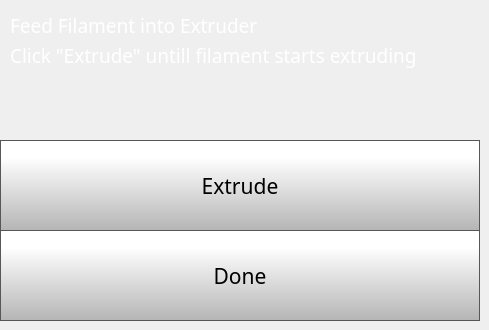
    <widget class="QWidget" name="changeFilamentExtrudePage">
     <widget class="QLabel" name="feedFilamentlabel">
      <property name="geometry">
       <rect>
        <x>10</x>
        <y>10</y>
        <width>461</width>
        <height>31</height>
       </rect>
      </property>
      <property name="font">
       <font>
        <family>Gotham Light</family>
        <pointsize>14</pointsize>
        <weight>50</weight>
        <bold>false</bold>
       </font>
      </property>
      <property name="styleSheet">
       <string notr="true">color: rgb(255, 255, 255);
background-color: rgba(255, 255, 255, 0);</string>
      </property>
      <property name="text">
       <string>Feed Filament into Extruder</string>
      </property>
     </widget>
     <widget class="QPushButton" name="loadDoneButton">
      <property name="geometry">
       <rect>
        <x>0</x>
        <y>230</y>
        <width>480</width>
        <height>91</height>
       </rect>
      </property>
      <property name="font">
       <font>
        <family>Gotham</family>
        <pointsize>16</pointsize>
       </font>
      </property>
      <property name="styleSheet">
       <string notr="true">QPushButton {
     border: 1px solid rgb(87, 87, 87);
	background-color: qlineargradient(spread:pad, x1:0, y1:1, x2:0, y2:0.188, stop:0 rgba(180, 180, 180, 255), stop:1 rgba(255, 255, 255, 255));


}

QPushButton:pressed {
    background-color: qlineargradient(x1: 0, y1: 0, x2: 0, y2: 1,
                                      stop: 0 #dadbde, stop: 1 #f6f7fa);
}

QPushButton:flat {
    border: none; /* no border for a flat push button */
}

QPushButton:default {
    border-color: navy; /* make the default button prominent */
}

QPushButton:focus {
	outline: none;
}</string>
      </property>
      <property name="text">
       <string>Done</string>
      </property>
      <property name="iconSize">
       <size>
        <width>40</width>
        <height>40</height>
       </size>
      </property>
     </widget>
     <widget class="QPushButton" name="ExtrudeButton">
      <property name="geometry">
       <rect>
        <x>0</x>
        <y>140</y>
        <width>480</width>
        <height>91</height>
       </rect>
      </property>
      <property name="font">
       <font>
        <family>Gotham</family>
        <pointsize>16</pointsize>
       </font>
      </property>
      <property name="styleSheet">
       <string notr="true">QPushButton {
     border: 1px solid rgb(87, 87, 87);
	background-color: qlineargradient(spread:pad, x1:0, y1:1, x2:0, y2:0.188, stop:0 rgba(180, 180, 180, 255), stop:1 rgba(255, 255, 255, 255));


}

QPushButton:pressed {
    background-color: qlineargradient(x1: 0, y1: 0, x2: 0, y2: 1,
                                      stop: 0 #dadbde, stop: 1 #f6f7fa);
}

QPushButton:flat {
    border: none; /* no border for a flat push button */
}

QPushButton:default {
    border-color: navy; /* make the default button prominent */
}

QPushButton:focus {
	outline: none;
}</string>
      </property>
      <property name="text">
       <string>Extrude</string>
      </property>
      <property name="iconSize">
       <size>
        <width>40</width>
        <height>40</height>
       </size>
      </property>
     </widget>
     <widget class="QLabel" name="feedFilamentlabel_2">
      <property name="geometry">
       <rect>
        <x>10</x>
        <y>40</y>
        <width>461</width>
        <height>31</height>
       </rect>
      </property>
      <property name="font">
       <font>
        <family>Gotham Light</family>
        <pointsize>14</pointsize>
        <weight>50</weight>
        <bold>false</bold>
       </font>
      </property>
      <property name="styleSheet">
       <string notr="true">color: rgb(255, 255, 255);
background-color: rgba(255, 255, 255, 0);</string>
      </property>
      <property name="text">
       <string>Click &quot;Extrude&quot; untill filament starts extruding</string>
      </property>
     </widget>
    </widget>
